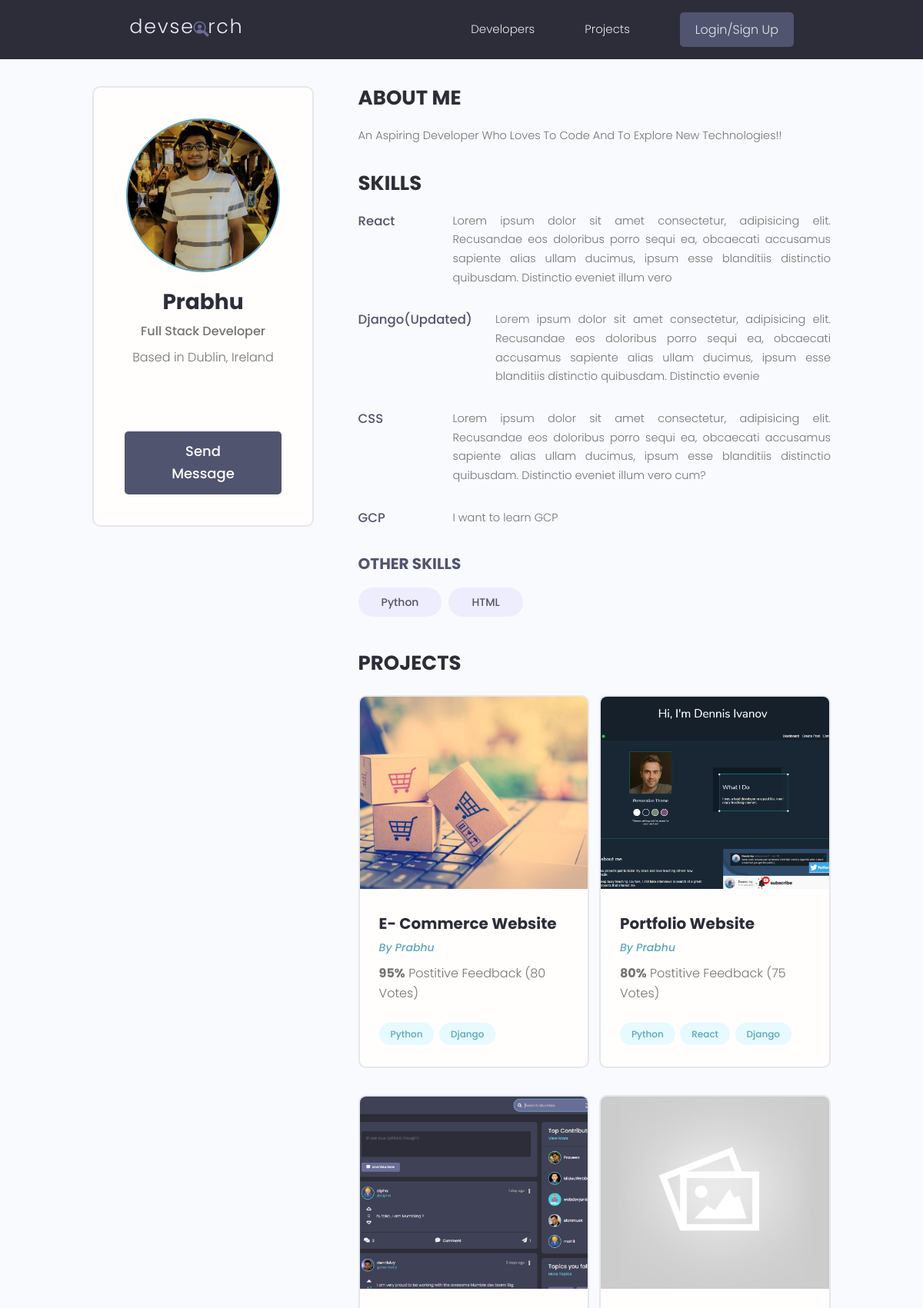
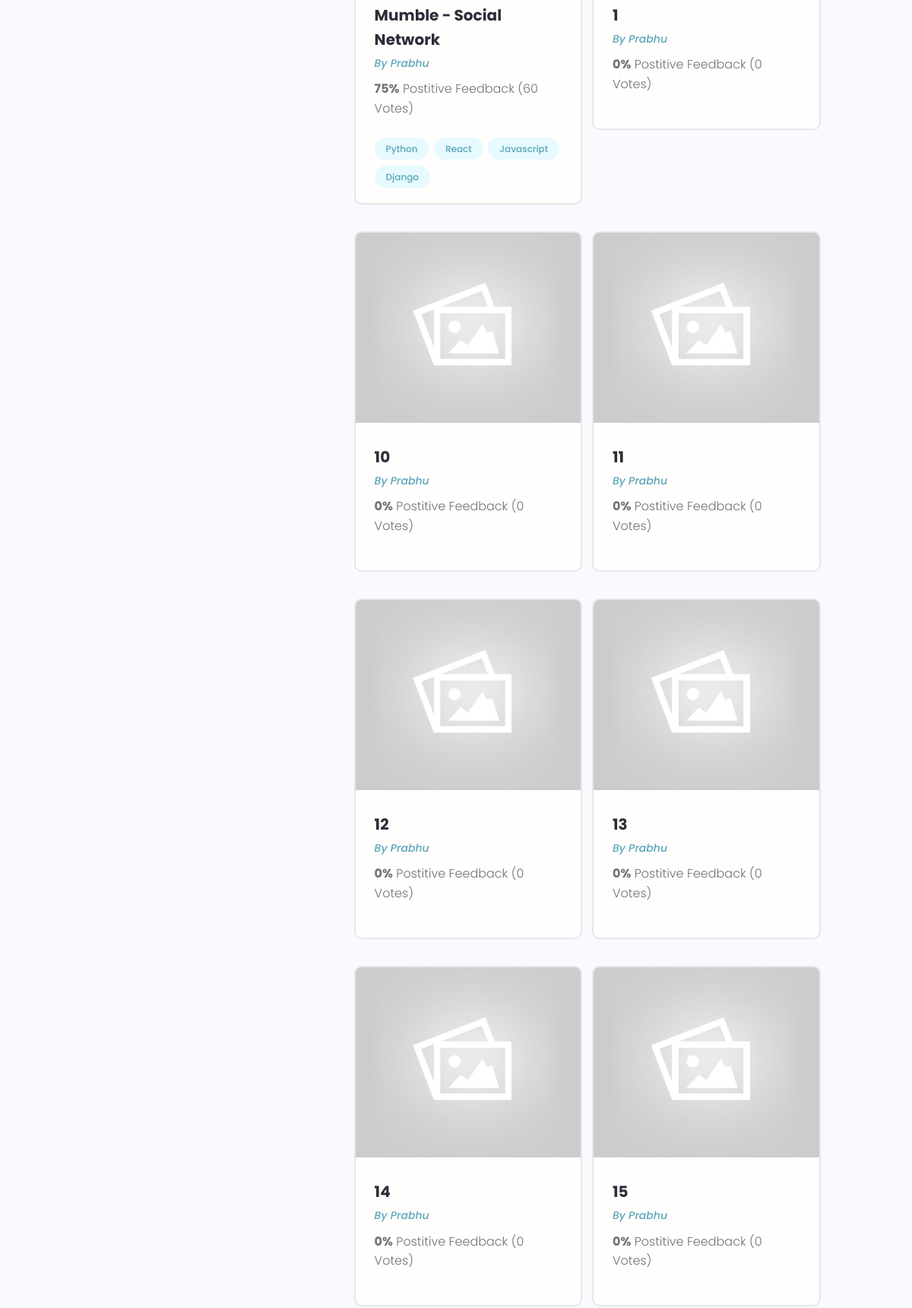
Screenshot of /profile/0eb62540-28b6-4368-83cd-2a108b9c0179/ (upper part) with the database file from the repository (2 pictures, top to bottom).
### users/models.py (models this page shows, shortened)
class Profile(models.Model):
    user = models.OneToOneField(User, on_delete=models.CASCADE, null=True, blank=True)
    name = models.CharField(max_length=200, blank=True, null=True)
    email = models.EmailField(max_length=500, blank=True, null=True)
    username = models.CharField(max_length=200, blank=True, null=True)
    location = models.CharField(max_length=200, blank=True, null=True)
    short_intro = models.CharField(max_length=200, blank=True, null=True)
    bio = models.TextField(blank=True, null=True)
    profile_image = models.ImageField(
        null=True, blank=True, upload_to='profiles/', default="profiles/user-default.png")
    social_github = models.CharField(max_length=200, blank=True, null=True)
    social_twitter = models.CharField(max_length=200, blank=True, null=True)
    social_linkedin = models.CharField(max_length=200, blank=True, null=True)
    social_youtube = models.CharField(max_length=200, blank=True, null=True)
    social_website = models.CharField(max_length=200, blank=True, null=True)
    created = models.DateTimeField(auto_now_add=True)
    id = models.UUIDField(default=uuid.uuid4, unique=True,
                          primary_key=True, editable=False)
    class Meta:
        ordering = ['created']
    @property
    def imageURL(self):
        try:
            url = self.profile_image.url
        except:
            url = ''
        return url

class Skill(models.Model):
    owner = models.ForeignKey(
        Profile, on_delete=models.CASCADE, null=True, blank=True)
    name = models.CharField(max_length=200, blank=True, null=True)
    description = models.TextField(null=True, blank=True)
    created = models.DateTimeField(auto_now_add=True)
    id = models.UUIDField(default=uuid.uuid4, unique=True,
                          primary_key=True, editable=False)
    def __str__(self):
        return str(self.name)

### projects/models.py (models this page shows, shortened)
class Project(models.Model):
    owner = models.ForeignKey(
    Profile, null=True, blank=True, on_delete=models.CASCADE)
    title = models.CharField(max_length=200)
    description = models.TextField(null=True, blank=True)
    featured_image = models.ImageField(null=True, blank=True, default="default.jpg")
    demo_link = models.CharField(max_length=2000, null=True, blank=True)
    source_link = models.CharField(max_length=2000, null=True, blank=True)
    tags = models.ManyToManyField('Tag', blank=True)
    vote_total = models.IntegerField(default=0, null=True, blank=True)
    vote_ratio = models.IntegerField(default=0, null=True, blank=True)
    created = models.DateTimeField(auto_now_add=True)
    id = models.UUIDField(default=uuid.uuid4, unique=True,primary_key=True, editable=False)
    class Meta:
        ordering = ['-vote_ratio', '-vote_total', 'title']
    @property
    def imageURL(self):
        try:
            url = self.featured_image.url
        except:
            url = ''
        return url

class Tag(models.Model):
    name = models.CharField(max_length=200)
    created = models.DateTimeField(auto_now_add=True)
    id = models.UUIDField(default=uuid.uuid4, unique=True,
                          primary_key=True, editable=False)
    def __str__(self):
        return self.name

### users/views.py (the view)
# urls.py: path('profile/<str:pk>/', views.userProfile, name="user-profile"),
def userProfile(request, pk):
    profile = Profile.objects.get(id=pk)
    topSkills = profile.skill_set.exclude(description__exact="")
    otherSkills = profile.skill_set.filter(description="")
    context = {'profile': profile, 'topSkills': topSkills,
               "otherSkills": otherSkills}
    return render(request, 'users/user-profile.html', context)

### users/templates/users/user-profile.html (shortened to what this page needs)
{% extends 'main.html' %}
{% block content %}
<main class="profile my-md">
    <div class="container">
        <div class="layout">
            <div class="column column--1of3">
                <div class="card text-center">
                    <div class="card__body dev">
                        <img class="avatar avatar--xl" src="{{ profile.imageURL }}" />
                        <h2 class="dev__name">{{profile.name}}</h2>
                        <p class="dev__title">{{profile.short_intro}}</p>
                        <p class="dev__location">Based in {{profile.location}}</p>
                        <ul class="dev__social">
                        </ul>
                        {% if request.user.profile.id != profile.id %}
                        <a href="{% url 'create-message' profile.id %}" class="btn btn--sub btn--lg">Send Message </a>
                        {% endif %}
                    </div>
                </div>
            </div>
            <div class="column column--2of3">
                <div class="devInfo">
                    <h3 class="devInfo__title">About Me</h3>
                    <p class="devInfo__about">{{profile.bio}}</p>
                </div>
                <div class="devInfo">
                    <h3 class="devInfo__title">Skills</h3>
                    <div class="devInfo__skills">
                        {% for skill in topSkills %}
                        <div class="devSkill">
                            <h4 class="devSkill__title">{{skill.name}}</h4>
                            <p class="devSkill__info">{{skill.description}}</p>
                        </div>
                        {% endfor %}
                        <h3 class="devInfo__subtitle">Other Skills</h3>
                        <div class="devInfo__otherSkills">
                            {% for skill in otherSkills %}
                            <span class="tag tag--pill tag--sub tag--lg">
                                <small>{{skill}}</small>
                            </span>
                            {% endfor %}
                        </div>
                    </div>
                </div>
                <div class="devInfo">
                    <h3 class="devInfo__title">Projects</h3>
                    <div class="grid grid--two">
                        {% for project in profile.project_set.all %}
                        <div class="column">
                            <div class="card project">
                                <a href="{% url 'project' project.id %}" class="project">
                                    <img class="project__thumbnail" src="{{project.imageURL}}"
                                        alt="project thumbnail" />
                                    <div class="card__body">
                                        <h3 class="project__title">{{project.title}}</h3>
                                        <p><a class="project__author"
                                                href="{% url 'user-profile' project.owner.id %}">By
                                                {{project.owner.name}}</a>
                                        </p>
                                        <p class="project--rating">
                                            <span style="font-weight: bold;">{{project.vote_ratio}}%</span> Postitive
                                            Feedback ({{project.vote_total}} Vote{{project.vote_total|pluralize:"s"}})
                                        </p>
                                        <div class="project__tags">
                                            {% for tag in project.tags.all %}
                                            <span class="tag tag--pill tag--main">
                                                <small>{{tag}}</small>
                                            </span>
                                            {% endfor %}
                                        </div>
                                    </div>
                                </a>
                            </div>
                        </div>
                        {% endfor %}
                    </div>
                </div>
            </div>
        </div>
    </div>
</main>
{% endblock content %}

### static/styles/app.css (style rules this page uses)
:root { --color-sub: #2d2d39; }
.btn--sub { background-color: var(--color-sub-light); }
.card { border: 2px solid var(--color-light); }
img { width: 100%; }
.profile .card > .dev { padding: 4rem; }
.dev__name { color: var(--color-sub); font-size: 2.8rem; font-weight: 700; margin-top: 1rem; margin-bottom: 0.5rem; }
.dev__title { font-size: 1.6rem; font-weight: 500; line-height: 1.3; }
.dev__location { margin-top: 1rem; }
.dev__social { margin: 3rem 0; list-style: none; display: flex; justify-content: center; gap: 1.5rem; }
.devInfo { margin-bottom: 3rem; }
.devInfo__title, .devInfo__subtitle { font-size: 2.6rem; color: var(--color-sub); text-transform: uppercase; font-weight: 700; margin-bottom: 1.5rem; }
.devInfo__subtitle { font-size: 2rem; color: var(--color-sub-light); }
.devInfo__about, .devSkill__info { font-size: 1.45rem; line-height: 1.7; text-align: justify; }
.devSkill { margin-bottom: 3rem; }
.devSkill__title { font-size: 1.65rem; font-weight: 500; color: var(--color-sub-light); }
@media screen and (min-width: 700px) { .devSkill { display: flex; justify-content: space-between; gap: 3rem; } }
@media screen and (min-width: 700px) { .devSkill__info { flex-basis: 80%; } }
.project__author { font-size: 1.4rem; font-style: italic; }
.project--rating { margin-bottom: 1.6em; margin-top: .5em; }
.project__thumbnail { height: 25rem; object-fit: cover; object-position: top center; }
.project__title { font-size: 2rem; font-weight: 700; color: var(--color-sub); }

### static/uikit/styles/modules/_variables.css (style rules this page uses)
:root { --color-main: #5aa5b9; --color-main-light: #e6faff; --color-sub: #3f4156; --color-sub-light: #51546e; --color-sub-lighter: #ededfd; --color-text: #737373; --color-gray: #8b8b8b; --color-light: #e5e7eb; --color-light-gray: #767676; --color-bg: #f8fafd; --color-white: #fffefd; --color-white-light: #f3f3f3; --color-success: #359e64; --color-success-bg: #def8e8; --color-error: #fc4b0b; --color-error-bg: #fff2ee; --font-base: 'Poppins', arial, helvetica, 'Segoe UI', roboto, ubuntu, sans-serif; --font-monospace: 'Fira Code', 'Courier New', courier, monospace; --font-regular: 300; --font-medium: 500; --font-bold: 700; --generic-shadow: 1px 1px 5px #00000010; --generic-transition: all 0.3s ease-in-out; }

### static/uikit/styles/modules/_base.css (style rules this page uses)
* { margin: 0; padding: 0; box-sizing: border-box; text-rendering: optimizeLegibility; color: inherit; font-size: inherit; }
html { font-size: 50%; }
@media only screen and (min-width: 480px) { html { font-size: 56.25%; } }
@media only screen and (min-width: 1200px) { html { font-size: 62.5%; } }
body { line-height: 1.6; font-weight: 400; font-size: 1.5rem; color: var(--color-text); background-color: var(--color-bg); min-height: 100vh; }

### static/uikit/styles/modules/_typography.css (style rules this page uses)
* { font-family: var(--font-base); }
h2 { font-size: 3.6rem; font-weight: var(--font-bold); }
h3 { font-size: 3.2rem; font-weight: var(--font-medium); }
h4 { font-size: 2.8rem; font-weight: var(--font-medium); }
p, span, strong { font-size: 1.6rem; color: var(--color-text); font-weight: var(--font-regular); }
a { padding-bottom: 2px; text-decoration: none; display: inline-block; color: var(--color-main); font-weight: var(--font-medium); }

### static/uikit/styles/modules/_utilities.css (style rules this page uses)
.container { width: 92%; max-width: 165rem; margin: 0 auto; box-sizing: border-box; }
@media screen and (min-width: 1000px) { .container { width: 90%; } }
@media screen and (min-width: 1200px) { .container { width: 80%; } }
.text-center { text-align: center; }
.my-md { margin: 3rem auto; }

### static/uikit/styles/modules/_avatar.css (style rules this page uses)
.avatar { border-radius: 50%; border: 2px solid var(--color-main); object-fit: cover; }
.avatar--xl { height: 20rem; width: 20rem; }

### static/uikit/styles/modules/_button.css (style rules this page uses)
.btn { display: inline-block; position: relative; cursor: pointer; background-color: var(--color-light); font-weight: var(--font-medium); color: var(--color-sub); text-decoration: none; padding: 1rem 2rem; border-radius: 0.5rem; border: none; width: -webkit-fit-content; width: -moz-fit-content; width: fit-content; height: -webkit-fit-content; height: -moz-fit-content; height: fit-content; font-size: 1.6rem; outline-width: 0; outline-color: transparent; -webkit-backface-visibility: hidden; backface-visibility: hidden; transition: all 0.3s ease-in-out; }
.btn--sub { background-color: var(--color-sub); color: var(--color-white); }
.btn--lg { font-size: 1.8rem; padding: 1.2rem 4.5rem; }

### static/uikit/styles/modules/_card.css (style rules this page uses)
.card { border-radius: 1rem; background-color: var(--color-white); border: 1.5px solid var(--color-light); width: auto; height: auto; margin-top: 0.5rem; margin-bottom: 0.5rem; overflow: hidden; }
.card__body, .card__header { padding: 2rem 2.5rem; }

### rows the page displays
Profile: imageURL (picture), name "Prabhu", short_intro "Full Stack Developer", location "Dublin, Ireland", bio "An Aspiring Developer Who Loves To Code And To Explore New Technologies!!"
Skill: name "React", description "Lorem ipsum dolor sit amet consectetur, adipisicing elit. Recusandae eos doloribus porro sequi ea, obcaecati accusamus sapiente alias ullam ducimus, ipsum esse blanditiis distinctio quibusdam. Distinctio eveniet illum vero"
Skill: name "Django(Updated)", description "Lorem ipsum dolor sit amet consectetur, adipisicing elit. Recusandae eos doloribus porro sequi ea, obcaecati accusamus sapiente alias ullam ducimus, ipsum esse blanditiis distinctio quibusdam. Distinctio evenie"
Skill: name "CSS", description "Lorem ipsum dolor sit amet consectetur, adipisicing elit. Recusandae eos doloribus porro sequi ea, obcaecati accusamus sapiente alias ullam ducimus, ipsum esse blanditiis distinctio quibusdam. Distinctio eveniet illum vero cum?"
Skill: name "GCP", description "I want to learn GCP"
Skill: name "Python"
Skill: name "HTML"
Project: imageURL (picture), title "E- Commerce Website", owner.name "Prabhu", vote_ratio "95", vote_total "80"
Tag: name "Python"
Tag: name "Django"
Project: imageURL (picture), title "Portfolio Website", owner.name "Prabhu", vote_ratio "80", vote_total "75"
Tag: name "React"
Project: imageURL (picture), title "Mumble - Social Network", owner.name "Prabhu", vote_ratio "75", vote_total "60"
Tag: name "Javascript"
Project: imageURL (placeholder picture), title "1", owner.name "Prabhu", vote_ratio "0", vote_total "0"
Project: imageURL (placeholder picture), title "10", owner.name "Prabhu", vote_ratio "0", vote_total "0"
Project: imageURL (placeholder picture), title "11", owner.name "Prabhu", vote_ratio "0", vote_total "0"
Project: imageURL (placeholder picture), title "12", owner.name "Prabhu", vote_ratio "0", vote_total "0"
Project: imageURL (placeholder picture), title "13", owner.name "Prabhu", vote_ratio "0", vote_total "0"
Project: imageURL (placeholder picture), title "14", owner.name "Prabhu", vote_ratio "0", vote_total "0"
Project: imageURL (placeholder picture), title "15", owner.name "Prabhu", vote_ratio "0", vote_total "0"
